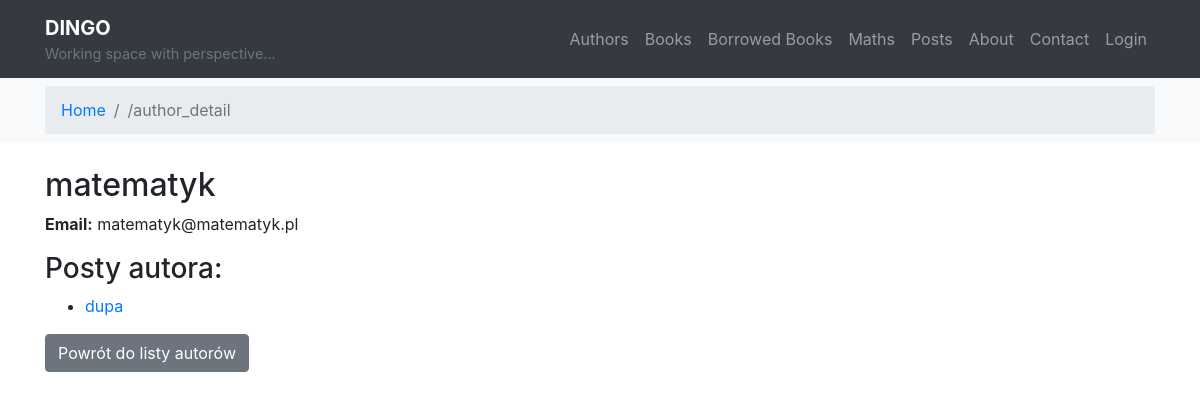
The app's page /posts/author/4/, older data.
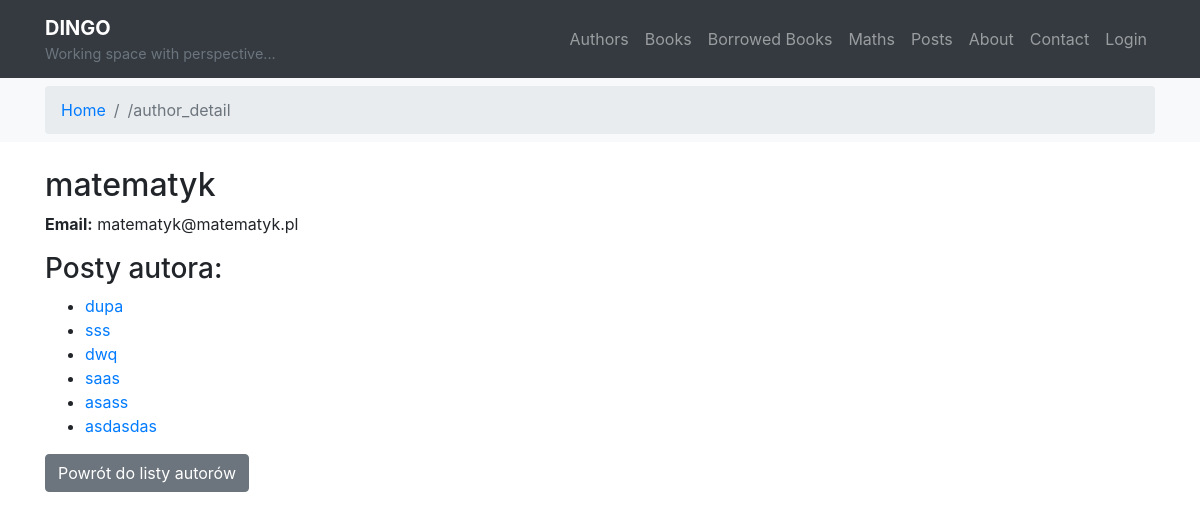
The same page, newer data.
### posts/models.py (models this page shows, shortened)
class Post(models.Model):
    title = models.CharField(max_length=100)
    content = models.TextField()
    created = models.DateTimeField(auto_now_add=True)
    modified = models.DateTimeField(auto_now=True)
    author = models.ForeignKey(Author, on_delete=models.CASCADE)
    image = models.ImageField(
        upload_to='photos/%Y/%m/%d', null=True, blank=True)
    tags = models.ManyToManyField("posts.Tag", related_name="posts")

### posts/views.py (the view)
# urls.py: path('author/<int:pk>/', views.author_detail, name='author_detail'),
def author_detail(request, pk):
    author = get_object_or_404(Author, pk=pk)
    return render(request, 'posts/author_detail.html', {'author': author})

### posts/templates/posts/author_detail.html (shortened to what this page needs)
{% extends "main.html" %}
{% block content %}
   <h2>{{ author.nick }}</h2>
   <p><strong>Email:</strong> {{ author.email }}</p>
   <h3>Posty autora:</h3>
   <ul>
       {% for post in author.post_set.all %}
           <li><a href="{% url 'posts:post_detail' post.id %}">{{ post.title }}</a></li>
       {% endfor %}
   </ul>
   <a href="{% url 'posts:author_list' %}" class="btn btn-secondary">Powrót do listy autorów</a>
{% endblock %}

Row changes from the older to the newer data that the page shows:
added Post: title "sss"
added Post: title "dwq"
added Post: title "saas"
added Post: title "asass"
added Post: title "asdasdas"
